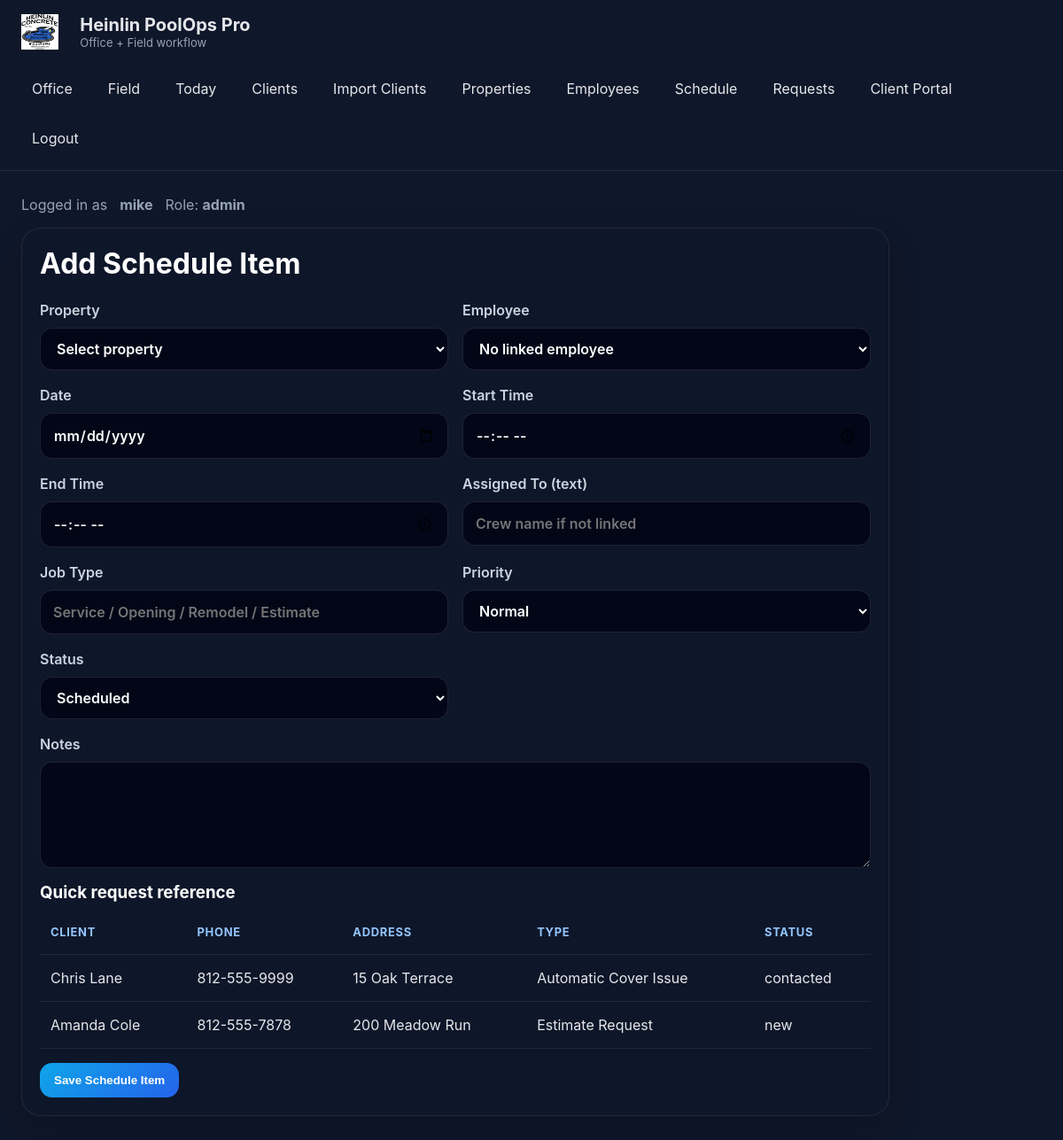
The app's page /schedule/new (signed in) with its own data.
### app/models.py (models this page shows)
class User(Base):
    __tablename__ = "users"
    id = Column(Integer, primary_key=True, index=True)
    username = Column(String(100), unique=True, nullable=False, index=True)
    password_hash = Column(String(255), nullable=False)
    role = Column(String(50), nullable=False, default="field")
    employee_id = Column(Integer, ForeignKey("employees.id"), nullable=True)
    is_active = Column(Boolean, default=True)
    employee = relationship("Employee", back_populates="users")

class ClientRequest(Base):
    __tablename__ = "client_requests"
    id = Column(Integer, primary_key=True, index=True)
    property_id = Column(Integer, ForeignKey("properties.id"), nullable=True)
    client_name = Column(String(255), nullable=False)
    phone = Column(String(50), default="")
    email = Column(String(255), default="")
    address = Column(String(255), default="")
    request_type = Column(String(100), default="")
    description = Column(Text, default="")
    status = Column(String(50), default="new")
    property = relationship("Property", back_populates="client_requests")

### app/main.py (the view)
@app.get("/schedule/new", response_class=HTMLResponse)
def new_schedule_item(request: Request, db: Session = Depends(get_db)):
    current_user = require_roles(request, db, ["admin", "office"])
    properties = db.query(Property).options(joinedload(Property.client)).filter(Property.is_archived == False).order_by(Property.address.asc()).all()
    employees = db.query(Employee).order_by(Employee.name.asc()).all()
    requests_list = db.query(ClientRequest).order_by(ClientRequest.id.desc()).all()
    return templates.TemplateResponse(
        "schedule_new.html",
        {"request": request, "current_user": current_user, "properties": properties, "employees": employees, "requests_list": requests_list},
    )

### app/templates/schedule_new.html (shortened to what this page needs)
{% extends "base.html" %}
{% block content %}
<div class="card form-card">
    <h1>Add Schedule Item</h1>
    <form method="post" class="form-grid">
        <label>Property
            <select name="property_id" required>
                <option value="">Select property</option>
            </select>
        </label>
        <label>Employee
            <select name="employee_id">
                <option value="">No linked employee</option>
            </select>
        </label>
        <label>Date<input type="date" name="date"></label>
        <label>Start Time<input type="time" name="start_time"></label>
        <label>End Time<input type="time" name="end_time"></label>
        <label>Assigned To (text)<input name="assigned_to" placeholder="Crew name if not linked"></label>
        <label>Job Type<input name="job_type" placeholder="Service / Opening / Remodel / Estimate"></label>
        <label>Priority
            <select name="priority">
                <option value="normal">Normal</option>
            </select>
        </label>
        <label>Status
            <select name="status">
                <option value="scheduled">Scheduled</option>
            </select>
        </label>
        <label class="full">Notes<textarea name="notes"></textarea></label>
        <div class="full">
            <h3>Quick request reference</h3>
            <div class="table-wrap">
                <table>
                    <thead><tr><th>Client</th><th>Phone</th><th>Address</th><th>Type</th><th>Status</th></tr></thead>
                    <tbody>
                    {% for item in requests_list %}
                        <tr>
                            <td>{{ item.client_name }}</td>
                            <td>{{ item.phone }}</td>
                            <td>{{ item.address }}</td>
                            <td>{{ item.request_type }}</td>
                            <td>{{ item.status }}</td>
                        </tr>
                    {% else %}
                        <tr><td colspan="5">No requests yet.</td></tr>
                    {% endfor %}
                    </tbody>
                </table>
            </div>
        </div>
        <div class="full"><button class="btn btn-primary" type="submit">Save Schedule Item</button></div>
    </form>
</div>
{% endblock %}

### app/templates/base.html (shortened to what this page needs)
<!DOCTYPE html>
<html lang="en">
<head>
    <link rel="stylesheet" href="/static/style.css?v=6">
</head>
<body>
    <header class="topbar">
        <div class="brand">
            <img src="/static/logo.png?v=6" style="height:40px; width:auto; margin-right:10px;" alt="Heinlin Logo">
            <div>
                <div class="brand-title">Heinlin PoolOps Pro</div>
                <div class="brand-subtitle">Office + Field workflow</div>
            </div>
        </div>
        <nav class="nav">
            <a href="/">Office</a>
            <a href="/field">Field</a>
            <a href="/today">Today</a>
            <a href="/clients">Clients</a>
            <a href="/clients/import">Import Clients</a>
            <a href="/properties">Properties</a>
            <a href="/employees">Employees</a>
            <a href="/schedule">Schedule</a>
            <a href="/requests">Requests</a>
            <a href="/portal/request">Client Portal</a>
            <a href="/logout">Logout</a>
        </nav>
    </header>
    <main class="page-shell">
        {% if current_user %}
        <div class="user-banner">
            Logged in as <strong>{{ current_user.username }}</strong>
            <span>Role: <strong>{{ current_user.role }}</strong></span>
        </div>
        {% endif %}
        {% block content %}{% endblock %}
    </main>
</body>
</html>

### app/static/style.css (style rules this page uses)
* { box-sizing: border-box; }
body { margin: 0; font-family: Inter, Arial, sans-serif; background: #0f172a; color: #e5e7eb; }
a { color: #93c5fd; text-decoration: none; }
.topbar { position: sticky; top: 0; z-index: 10; background: rgba(15, 23, 42, 0.96); border-bottom: 1px solid rgba(148, 163, 184, 0.15); padding: 16px 24px; display: flex; gap: 24px; align-items: center; justify-content: space-between; flex-wrap: wrap; }
.brand { display: flex; align-items: center; gap: 14px; }
.brand-title { font-weight: 700; font-size: 20px; }
.brand-subtitle { color: #94a3b8; font-size: 13px; }
.nav { display: flex; gap: 16px; flex-wrap: wrap; }
.nav a { padding: 10px 12px; border-radius: 10px; color: #e5e7eb; }
.page-shell { max-width: 1280px; margin: 0 auto; padding: 28px 24px 48px; }
.hero, .card { background: rgba(15, 23, 42, 0.84); border: 1px solid rgba(148, 163, 184, 0.14); border-radius: 22px; box-shadow: 0 18px 40px rgba(0,0,0,0.18); }
.hero h1, h1, h2, h3 { margin-top: 0; color: white; }
.hero p, p, td, th, label, .muted { line-height: 1.5; }
.btn { display: inline-block; border: 1px solid rgba(148, 163, 184, 0.2); background: rgba(30, 41, 59, 0.9); color: white; padding: 12px 16px; border-radius: 14px; font-weight: 600; }
.btn-primary { background: linear-gradient(135deg, #0ea5e9, #2563eb); border: none; }
.card { padding: 20px; overflow: hidden; }
.table-wrap { overflow-x: auto; }
table { width: 100%; border-collapse: collapse; }
th, td { padding: 14px 12px; border-bottom: 1px solid rgba(148, 163, 184, 0.12); text-align: left; vertical-align: top; }
th { color: #93c5fd; font-size: 13px; text-transform: uppercase; letter-spacing: 0.05em; }
.form-card { max-width: 980px; }
.form-grid { display: grid; grid-template-columns: repeat(2, minmax(0,1fr)); gap: 16px; }
.form-grid label { display: flex; flex-direction: column; gap: 8px; color: #cbd5e1; font-weight: 600; }
.form-grid .full { grid-column: 1 / -1; }
input, select, textarea { width: 100%; padding: 12px 14px; border-radius: 14px; border: 1px solid rgba(148, 163, 184, 0.18); background: #020617; color: white; font: inherit; }
textarea { min-height: 120px; resize: vertical; }
.form-grid h3 { margin-bottom: 10px; }
select { min-height: 44px; }
img { max-width: 100%; }
.user-banner { margin-bottom: 16px; color: #94a3b8; display: flex; gap: 14px; flex-wrap: wrap; }

### records on screen
User: username "mike", role "admin"
ClientRequest: client_name "Chris Lane", phone "812-555-9999", address "15 Oak Terrace", request_type "Automatic Cover Issue", status "contacted"
ClientRequest: client_name "Amanda Cole", phone "812-555-7878", address "200 Meadow Run", request_type "Estimate Request", status "new"
